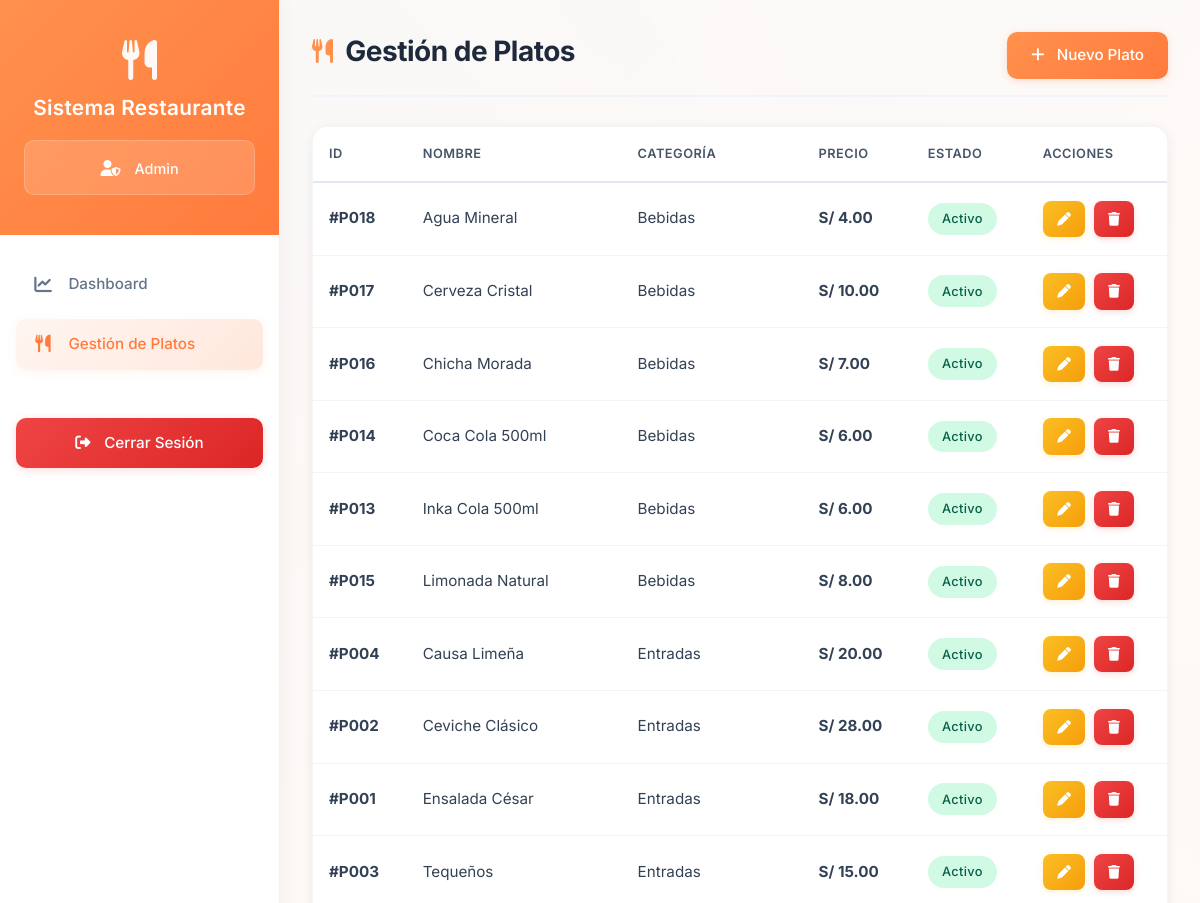
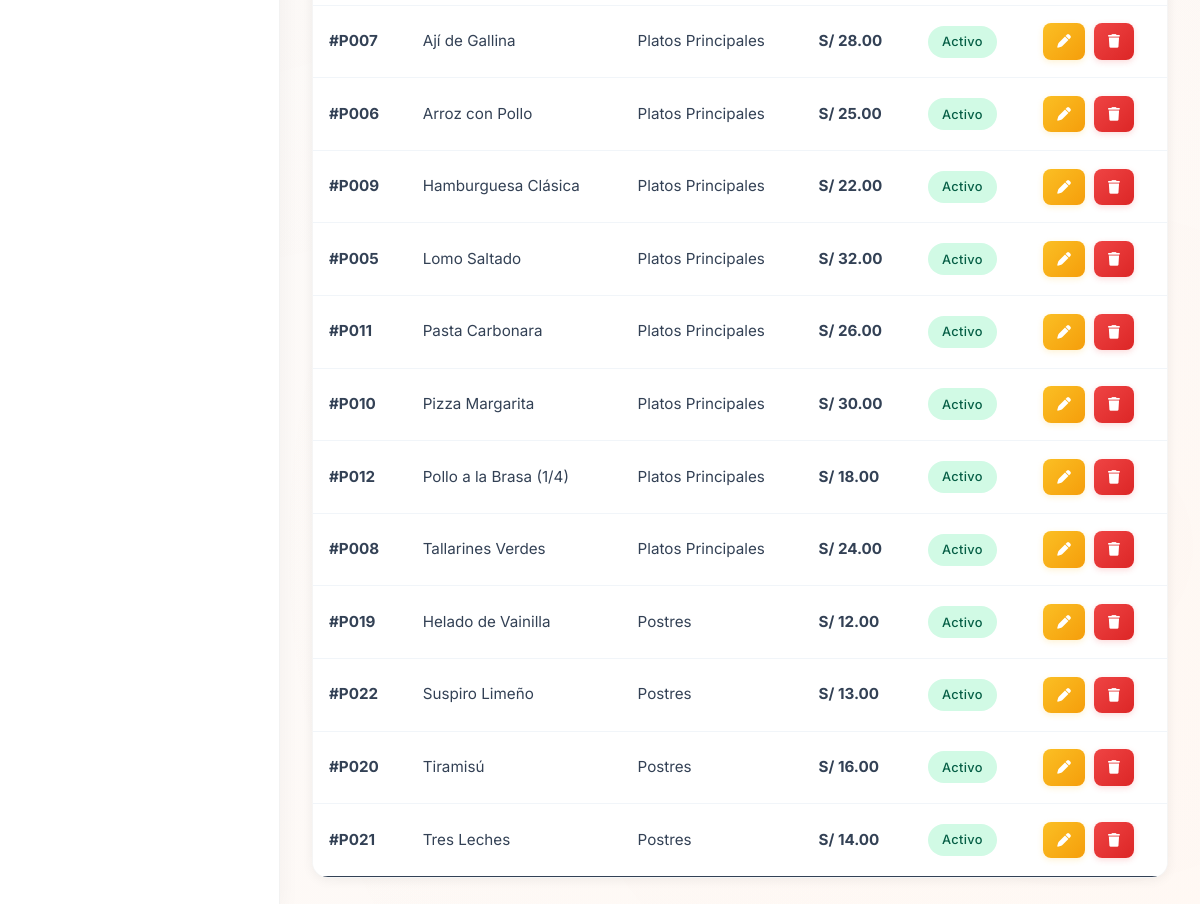
The page /vista/gestion_platos.php (signed in) on the database its author committed (2 pictures, top to bottom).
### tables this page shows
CREATE TABLE plato (
    id_plato VARCHAR(10) PRIMARY KEY,
    nombre VARCHAR(100) NOT NULL,
    categoria VARCHAR(50) NOT NULL,
    precio DECIMAL(10,2) NOT NULL,
    estado ENUM('activo', 'inactivo') DEFAULT 'activo',
    fecha_creacion TIMESTAMP DEFAULT CURRENT_TIMESTAMP,
    INDEX idx_categoria (categoria),
    INDEX idx_estado (estado)
);

### conexion/Conexion.php (called while the page is built)
<?php
class Conexion {
    public static function conectar() {
        try {
            $con = new PDO("mysql:host=localhost;port=3307;dbname=restauranteGrupo7", "root", "");
            $con->setAttribute(PDO::ATTR_ERRMODE, PDO::ERRMODE_EXCEPTION);
            return $con;
        } catch (PDOException $e) {
            die("Error de conexión: " . $e->getMessage());
        }
    }
}
?>

### modelo/PlatoDAO.php (called while the page is built, shortened)
<?php
require_once __DIR__ . '/../conexion/Conexion.php';
class PlatoDAO {
    private $pdo;
    public function __construct() {
        $this->pdo = Conexion::conectar();
    }
    public function listarPlatos() {
        $stmt = $this->pdo->query("SELECT * FROM plato ORDER BY categoria, nombre");
        return $stmt->fetchAll(PDO::FETCH_ASSOC);
    }
}

### vista/tabla_platos.php (the view, shortened to what this page needs)
<?php
require_once __DIR__ . '/../modelo/PlatoDAO.php';
$dao = new PlatoDAO();
$platos = $dao->listarPlatos();
?>
<table class="table table-hover">
    <thead>
        <tr>
            <th>ID</th>
            <th>Nombre</th>
            <th>Categoría</th>
            <th>Precio</th>
            <th>Estado</th>
            <th>Acciones</th>
        </tr>
    </thead>
    <tbody>
        <?php foreach ($platos as $p): ?>
        <tr>
            <td><strong>#<?= htmlspecialchars($p['id_plato']); ?></strong></td>
            <td><?= htmlspecialchars($p['nombre']); ?></td>
            <td><?= htmlspecialchars($p['categoria']); ?></td>
            <td><strong>S/ <?= number_format($p['precio'], 2); ?></strong></td>
            <td>
                <span class="<?= $p['estado'] === 'activo' ? 'badge-activo' : 'badge-inactivo'; ?>">
                    <?= ucfirst($p['estado']); ?>
                </span>
            </td>
            <td>
                <button class="btn btn-warning btn-sm me-1"
                        onclick='editarPlato(<?= json_encode($p); ?>)'
                        data-bs-toggle="modal" data-bs-target="#modalPlato">
                    <i class="fa-solid fa-pen"></i>
                </button>
                <button class="btn btn-danger btn-sm" onclick="eliminarPlato('<?= $p['id_plato']; ?>')">
                        <i class="fa-solid fa-trash"></i>
                </button>
            </td>
        </tr>
        <?php endforeach; ?>
    </tbody>
</table>

### css/dashboard_style.css (style rules this page uses)
* { margin: 0; padding: 0; box-sizing: border-box; }
body { font-family: 'Inter', sans-serif; background: linear-gradient(135deg, #fafafa 0%, #fff9f5 100%); min-height: 100vh; display: flex; position: relative; }
body::before { content: ''; position: fixed; top: 0; left: 0; right: 0; bottom: 0; background-image: radial-gradient(circle at 10% 20%, rgba(255, 145, 77, 0.02) 0%, transparent 50%), radial-gradient(circle at 90% 80%, rgba(255, 145, 77, 0.015) 0%, transparent 50%); pointer-events: none; z-index: 0; }
.table { margin-bottom: 0; }
.table thead { background: linear-gradient(135deg, #f8fafc 0%, #f1f5f9 100%); border-bottom: 2px solid #e2e8f0; }
.table thead th { border: none; padding: 1.1rem 1rem; font-weight: 600; color: #475569; text-transform: uppercase; font-size: 0.8rem; letter-spacing: 0.5px; }
.table tbody tr { transition: all 0.2s ease; border-bottom: 1px solid #f1f5f9; }
.table tbody tr:last-child { border-bottom: none; }
.table tbody td { padding: 1.1rem 1rem; vertical-align: middle; color: #334155; font-size: 0.95rem; }
.badge-activo, .badge-inactivo { padding: 0.4rem 0.9rem; border-radius: 20px; font-weight: 500; font-size: 0.8rem; letter-spacing: 0.3px; display: inline-block; }
.badge-activo { background: #d1fae5; color: #065f46; }
.table .btn { padding: 0.5rem 0.9rem; border-radius: 8px; font-weight: 500; font-size: 0.85rem; transition: all 0.2s ease; }
.table .btn-warning { background: linear-gradient(135deg, #fbbf24 0%, #f59e0b 100%); border: none; color: white; box-shadow: 0 2px 6px rgba(251, 191, 36, 0.2); }
.table .btn-danger { background: linear-gradient(135deg, #ef4444 0%, #dc2626 100%); border: none; box-shadow: 0 2px 6px rgba(239, 68, 68, 0.2); }

### rows shown on the page
plato: id_plato "P018", nombre "Agua Mineral", categoria "Bebidas", precio "4.00", estado "Activo"
plato: id_plato "P017", nombre "Cerveza Cristal", categoria "Bebidas", precio "10.00", estado "Activo"
plato: id_plato "P016", nombre "Chicha Morada", categoria "Bebidas", precio "7.00", estado "Activo"
plato: id_plato "P014", nombre "Coca Cola 500ml", categoria "Bebidas", precio "6.00", estado "Activo"
plato: id_plato "P013", nombre "Inka Cola 500ml", categoria "Bebidas", precio "6.00", estado "Activo"
plato: id_plato "P015", nombre "Limonada Natural", categoria "Bebidas", precio "8.00", estado "Activo"
plato: id_plato "P004", nombre "Causa Limeña", categoria "Entradas", precio "20.00", estado "Activo"
plato: id_plato "P002", nombre "Ceviche Clásico", categoria "Entradas", precio "28.00", estado "Activo"
plato: id_plato "P001", nombre "Ensalada César", categoria "Entradas", precio "18.00", estado "Activo"
plato: id_plato "P003", nombre "Tequeños", categoria "Entradas", precio "15.00", estado "Activo"
plato: id_plato "P007", nombre "Ají de Gallina", categoria "Platos Principales", precio "28.00", estado "Activo"
plato: id_plato "P006", nombre "Arroz con Pollo", categoria "Platos Principales", precio "25.00", estado "Activo"
plato: id_plato "P009", nombre "Hamburguesa Clásica", categoria "Platos Principales", precio "22.00", estado "Activo"
plato: id_plato "P005", nombre "Lomo Saltado", categoria "Platos Principales", precio "32.00", estado "Activo"
plato: id_plato "P011", nombre "Pasta Carbonara", categoria "Platos Principales", precio "26.00", estado "Activo"
plato: id_plato "P010", nombre "Pizza Margarita", categoria "Platos Principales", precio "30.00", estado "Activo"
plato: id_plato "P012", nombre "Pollo a la Brasa (1/4)", categoria "Platos Principales", precio "18.00", estado "Activo"
plato: id_plato "P008", nombre "Tallarines Verdes", categoria "Platos Principales", precio "24.00", estado "Activo"
plato: id_plato "P019", nombre "Helado de Vainilla", categoria "Postres", precio "12.00", estado "Activo"
plato: id_plato "P022", nombre "Suspiro Limeño", categoria "Postres", precio "13.00", estado "Activo"
plato: id_plato "P020", nombre "Tiramisú", categoria "Postres", precio "16.00", estado "Activo"
plato: id_plato "P021", nombre "Tres Leches", categoria "Postres", precio "14.00", estado "Activo"

### other values the page prints
$_SESSION['usuario'] "Admin"
